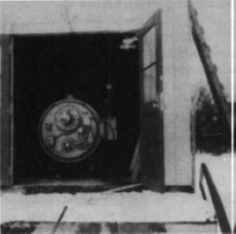
#> input picture image002.png, 236 x 234 px
$ python 1channel.py
#> lines starting #> are read from the running program, lines starting #| are printed output that depends on the picture
import cv2 as cv
import numpy as np
name = 'image002.png'
img = cv.imread(name, 0)
#> img is the input picture: shape (234, 236); min 7, max 255, mean 94.3
rows, cols = img.shape
#> rows = 234; cols = 236
crow, ccol = rows // 2 , cols // 2
#> crow = 117; ccol = 118

size = min(rows, cols)
#> size = 234
percentage = 1
size *= percentage
size = int(size)
if size % 2 == 0 :
    size -= 1
#> size = 233

def HighPassGaussianFilter(sigma) :

#> called with sigma = 40
    x = cv.getGaussianKernel(size, sigma)
    gaussian = x*x.T
    edgeval = gaussian[0][0]
#> edgeval = 2.23e-08
    centerval = gaussian[size//2][size//2]
#> centerval = 0.0001
    gaussianrange =  centerval - edgeval
#> gaussianrange = 0.0001
    gaussian = (gaussian - edgeval) / (gaussianrange)
    gaussian = 1 - gaussian
    return gaussian

img1 = img.copy()
img1 = img.astype('float64')
imgbefore = img
imgbefore = img.astype('float64')
sig = 40
gaussianfilter = HighPassGaussianFilter(sig)
# optimal value :
# image002:  1
# image006:  1.15
# cafe3:  4.5
# bookstore: 4.56

for i in range(1) :
    minval = np.min(img1[:,:])
    maxval = np.max(img1[:,:])

    img1[:,:] = 1 + (img1[:,:] - minval)/(maxval - minval) * 254
    imgbefore[:,:] = img1[:,:]

    img1[:,:] = np.log(img1[:,:])
    f = np.fft.fft2(img1[:,:])
    fshift = np.fft.fftshift(f)
    fshift[crow-size//2:crow+size//2+1,ccol-size//2:ccol+size//2+1] *= gaussianfilter
    f_ishift = np.fft.ifftshift(fshift)
    img_back = np.fft.ifft2(f_ishift)
    img_back = np.real(img_back)

    img1[:,:] = np.exp(img_back)

    minval = np.min(img1[:,:])
    maxval = np.max(img1[:,:])
    img1[:,:] = (img1[:,:] - minval)/(maxval - minval) * 255
#> this loop made 1 pass
#> pass 1, `img_back = np.real(img_back)`:
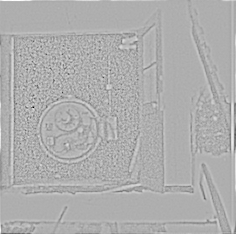
#> img_back: shape (234, 236) float64; min -1.19, max 0.549, mean 9.01e-19; drawn with min black and max white
#> after the loop:
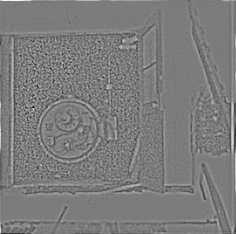
#> img1: shape (234, 236) float64; min 0, max 255, mean 124.9


img1 = img1.astype('uint8')

equalized = cv.equalizeHist(img1)
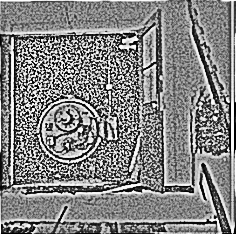
#> equalized: shape (234, 236); min 0, max 255, mean 131.9
# equalized = 16 * np.sqrt(img1)

imgbefore = imgbefore.astype('uint8')

cv.imwrite(name[:-4] + ' sigma=' + str(sig) + ' filtered.jpg',img1)
cv.imwrite(name[:-4] + ' sigma=' + str(sig) + ' filtered&equalized.jpg',equalized)
